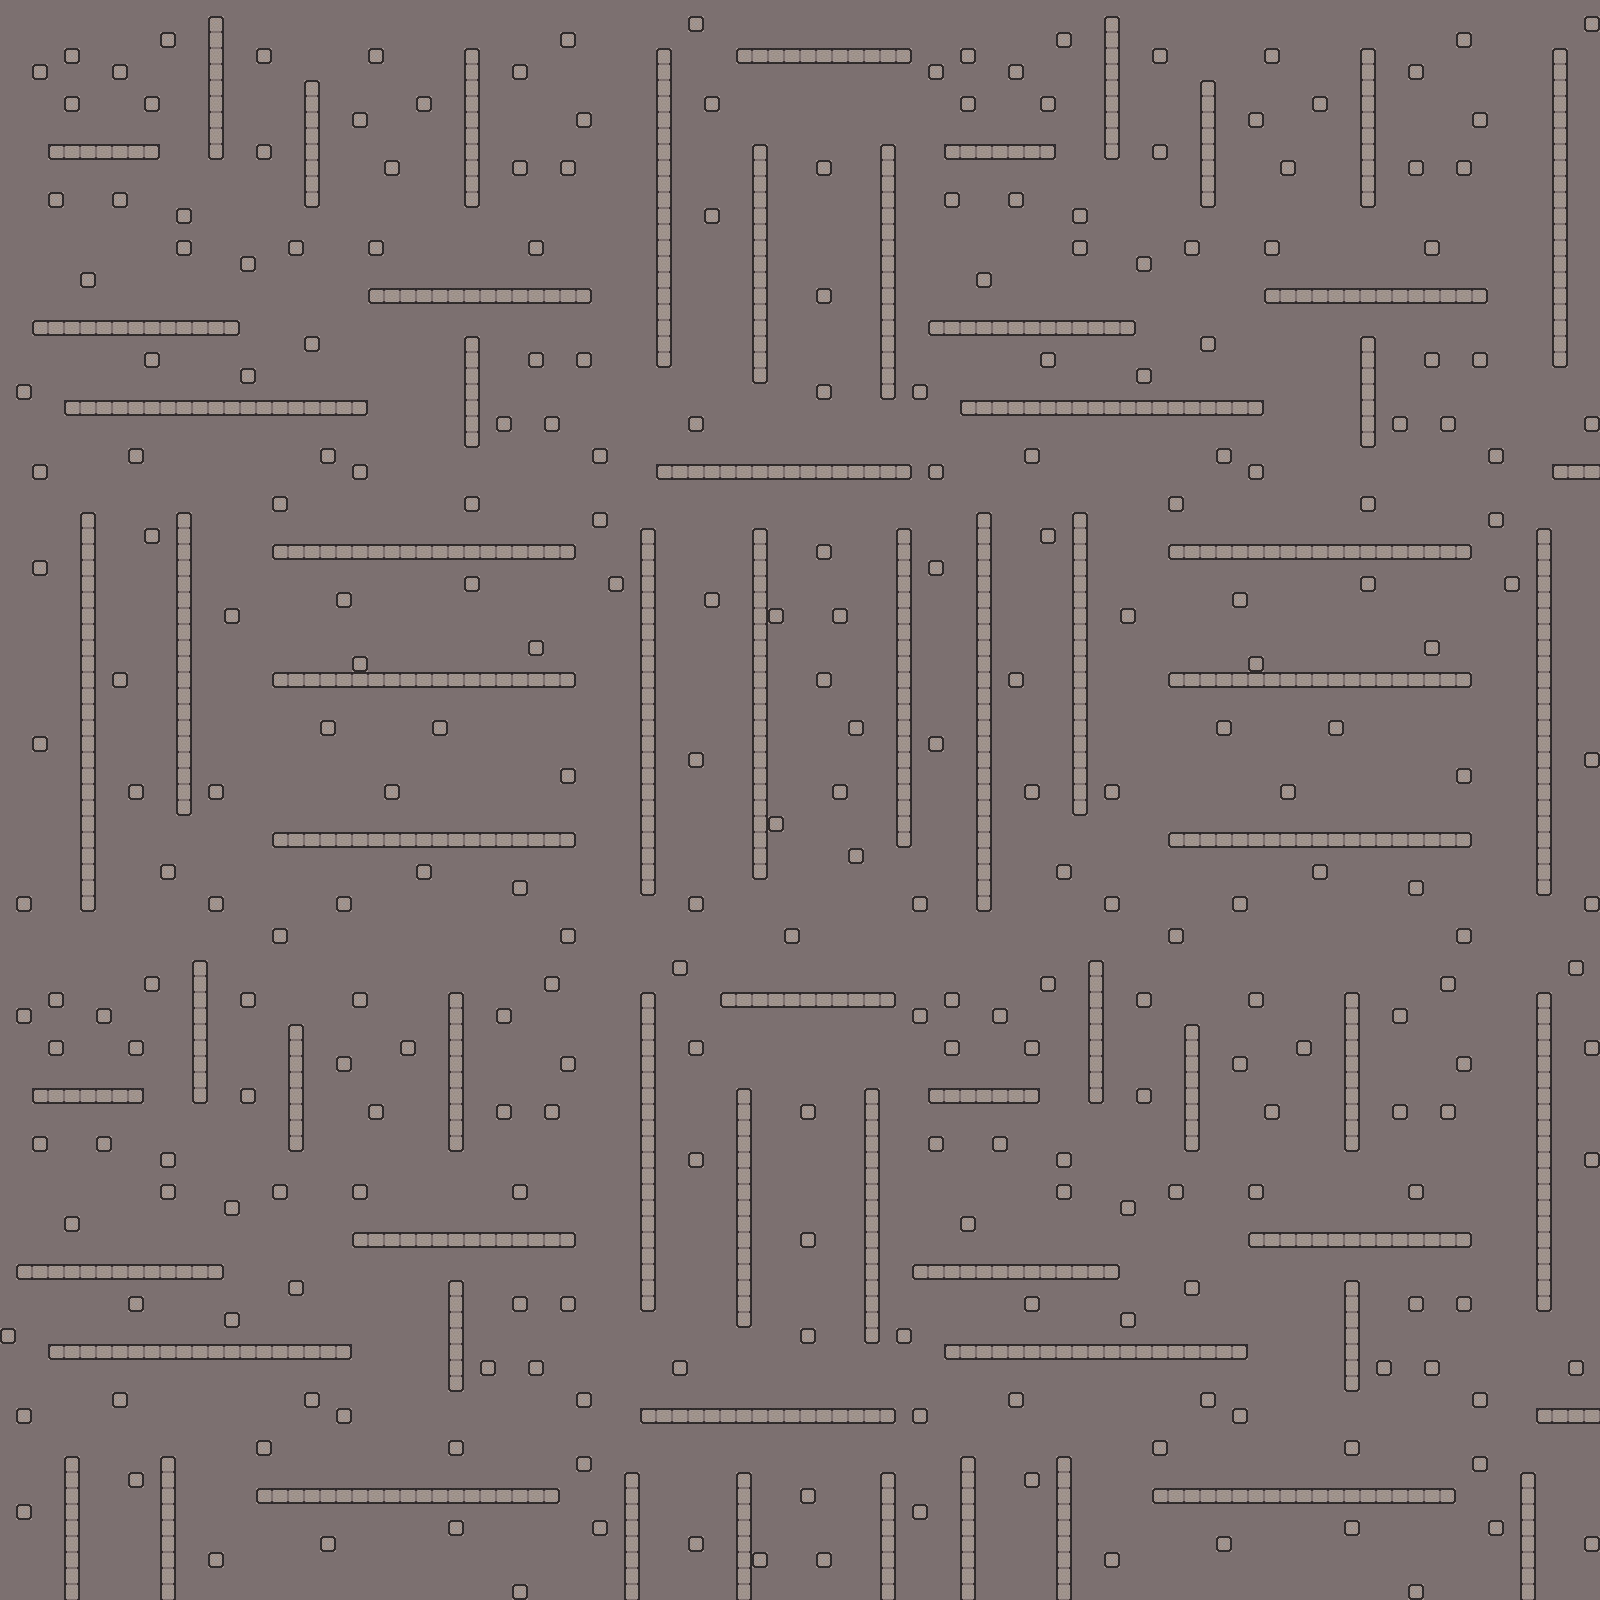

Rendered tile map (Tiled .tmx) drawn with the repository's tilesets; below, a short description and the map source with its tile grids summarised:
An orthogonal 100x100 tile map with 16x16 px tiles, 2 tile layers (ground, walls).

<map version="1.10" tiledversion="1.10.2" orientation="orthogonal" renderorder="right-down" width="100" height="100" tilewidth="16" tileheight="16" infinite="0" nextlayerid="3" nextobjectid="1">
 <tileset firstgid="1" source="Tileset.tsx" />
 <layer id="1" name="ground" width="100" height="100">
  <data>[10000 cells, 10000 non-empty, 1 distinct tile ids]</data>
 </layer>
 <layer id="2" name="walls" width="100" height="100">
  <data>[10000 cells, 1216 non-empty, 12 distinct tile ids]</data>
 </layer>
</map>
